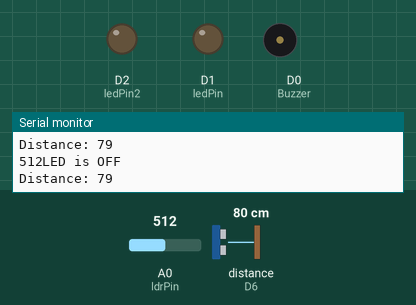
Bench run of a sketch on a simulated ESP8266 (NodeMCU). Shown: output pins drawn as LEDs (lit = HIGH), buzzer (waves = sounding), the last lines printed to the serial monitor. Wiring (inferred from the names in the program): ultrasonic range finder: trigger D7; echo D6. Inputs (shaded band) come from the test bench; at power-on: A0 (ldrPin) = 512, distance to the obstacle (sensor on D6) 80 cm. The echo pulse lasts 58.3 µs per cm; pins used as bus, display or sensor lines are not drawn.

Above: at 2.8 s.
2.9 s: A0 (ldrPin) set to 317
5.6 s: A0 (ldrPin) set to 290
At 6.5 s:
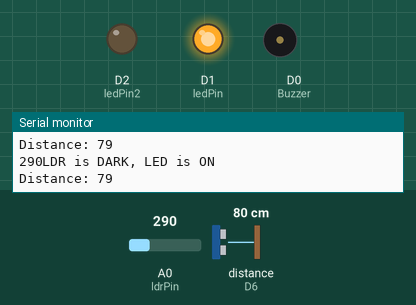
8.3 s: distance to the obstacle (sensor on D6) set to 56 cm
13.2 s: distance to the obstacle (sensor on D6) set to 46 cm
At 17.4 s:
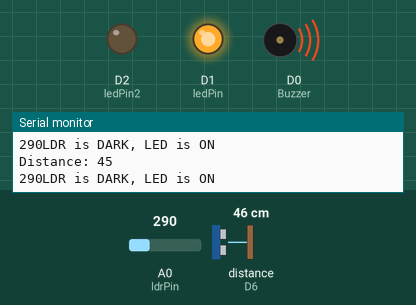
19.5 s: A0 (ldrPin) set to 306
At 20.5 s:
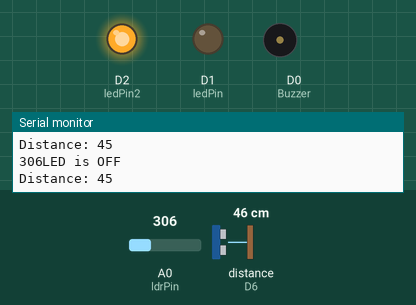
22.2 s: A0 (ldrPin) set to 122
At 25.0 s:
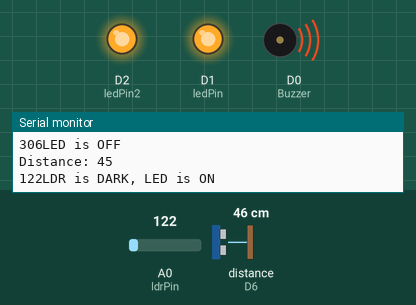
Timing chart, 0 to 29.6 s (numbered marks = the images above; inputs shaded):
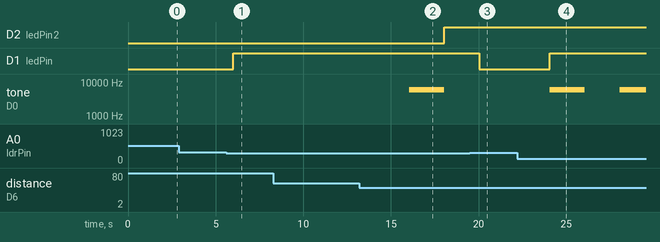

Measured:
- the behaviour switches between 301 and 300 on A0 (ldrPin) (found by bisection; images 0 and 1)
- the behaviour switches between 51 and 50 cm on distance to the obstacle (sensor on D6) (found by bisection; images 1 and 2)
- after the input at 5.6 s, D1 (ledPin): LOW → HIGH after 0.42 s
- after the input at 13.2 s, D2 (ledPin2): LOW → HIGH after 4.8 s; tone on D0 (Buzzer): silent → 6000 Hz after 2.8 s, → silent 2.0 s later
- after the input at 19.5 s, D1 (ledPin): HIGH → LOW after 0.54 s; tone on D0 (Buzzer): stays silent (without the input it goes to 6000 Hz after 0.54 s)
- after the input at 22.2 s, D1 (ledPin): LOW → HIGH after 1.8 s; tone on D0 (Buzzer): silent → 6000 Hz after 1.8 s, → silent 2.0 s later, → 6000 Hz 2.0 s later

The sketch:

Ultrasonic_NodeMCU.ino
```cpp
// defines pins numbers

const int trigPin = D7;  //D4
const int echoPin = D6;  //D3
const int ledPin = D1;
const int ledPin2 = D2;
const int Buzzer = D0;
const int ldrPin = A0;

// defines variables
long duration;
int distance;

void setup() {
pinMode(trigPin, OUTPUT); // Sets the trigPin as an Output
pinMode(echoPin, INPUT); // Sets the echoPin as an Input
pinMode(ledPin, OUTPUT);
pinMode(ledPin2, OUTPUT);
pinMode(Buzzer, OUTPUT);
pinMode(ldrPin, INPUT);
Serial.begin(9600); // Starts the serial communication
}

void loop() {

// Clears the trigPin
digitalWrite(trigPin, LOW);
delayMicroseconds(2);

// Sets the trigPin on HIGH state for 10 micro seconds
digitalWrite(trigPin, HIGH);
delayMicroseconds(10);
digitalWrite(trigPin, LOW);

// Reads the echoPin, returns the sound wave travel time in microseconds
duration = pulseIn(echoPin, HIGH);

// Calculating the distance
distance= duration*0.034/2;
// Prints the distance on the Serial Monitor
Serial.print("Distance: ");
Serial.println(distance);
delay(2000);


int ldrStatus = analogRead(ldrPin);
Serial.print(ldrStatus);
  if (ldrStatus <=300) {

    digitalWrite(ledPin, HIGH);
    Serial.println("LDR is DARK, LED is ON");

  }
  if( (ldrStatus <=300) && (distance < 50)){
    tone(Buzzer, 6000);
    delay(2000);
    noTone(Buzzer);
    digitalWrite(ledPin2, HIGH);

    Serial.println("movement");

  }
  if ( (ldrStatus <=300) && (distance > 50)){
    digitalWrite(ledPin2, LOW);
    noTone(Buzzer);
  }
  else if(ldrStatus >300) {

    digitalWrite(ledPin, LOW);
    digitalWrite(Buzzer, LOW);
    Serial.println("LED is OFF");


  }
}
```
